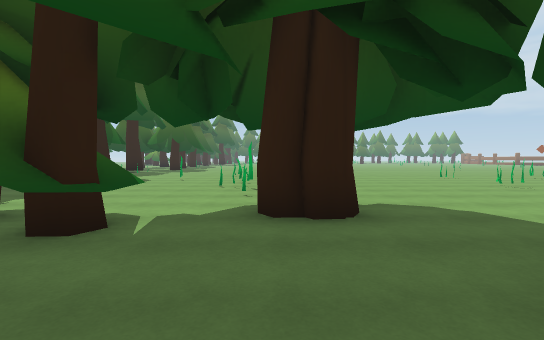
view 1 (above)

24 first-person views from a walk through a scene from a Unity 3-D project. The camera is 1.3 m above the floor, tilts 2° down and sees 85° across. The floor is counted in squares, 2 m on a side. Each view is taken from the middle of a square. On the plan, view 1 faces up. The plan holds only what a view shows up to about 9 squares ahead; the rest is blank. The place goes on beyond the plan. The player character is not drawn. Some animated figures are left out.

view 2
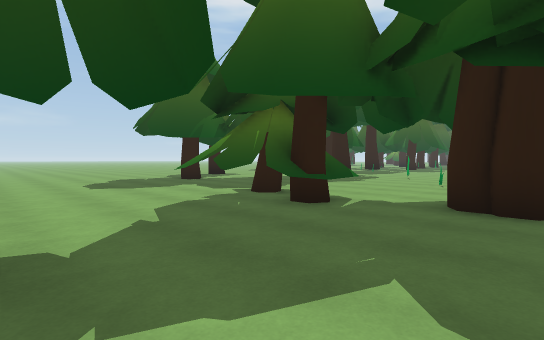

view 3
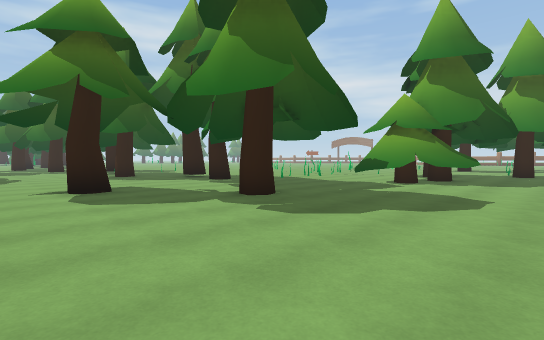

view 4
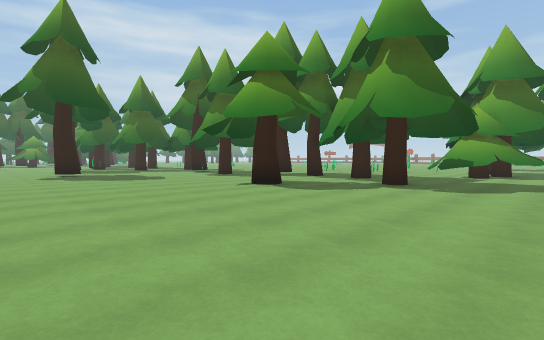

view 5
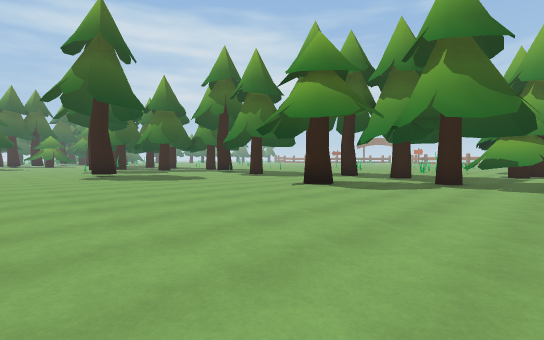

view 6
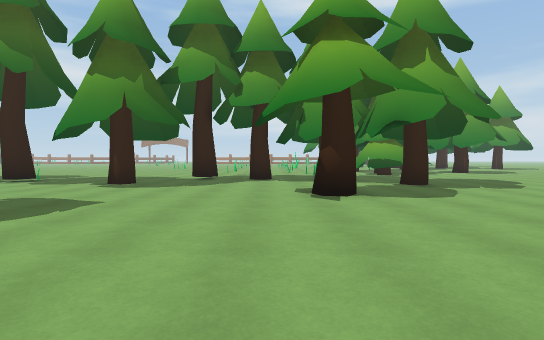

view 7
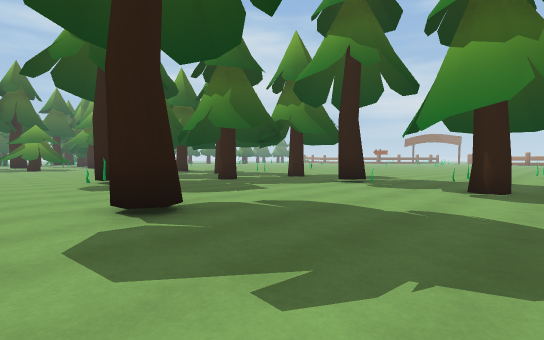

view 8
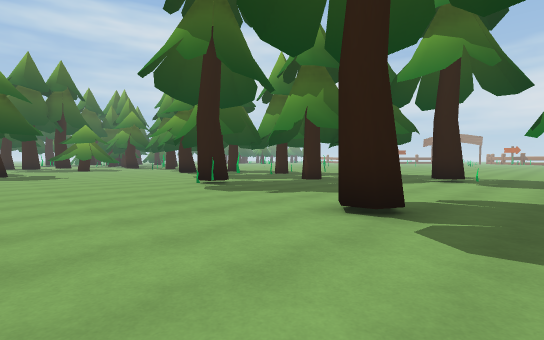

view 9
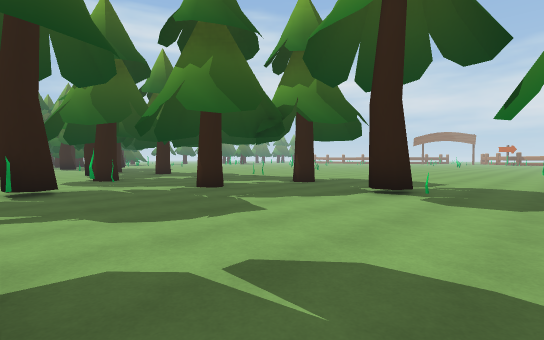

view 10
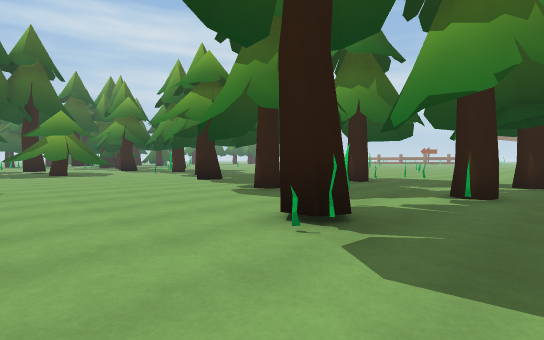

view 11
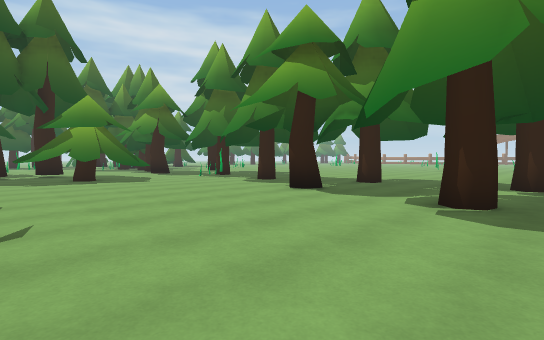

view 12
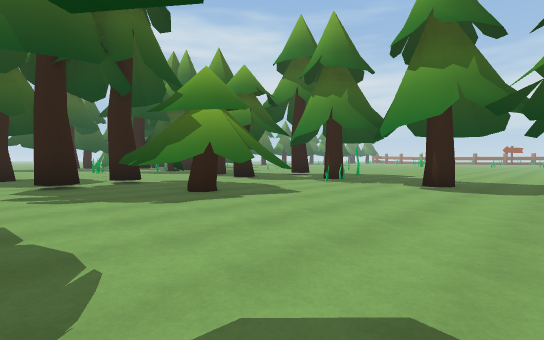

view 13
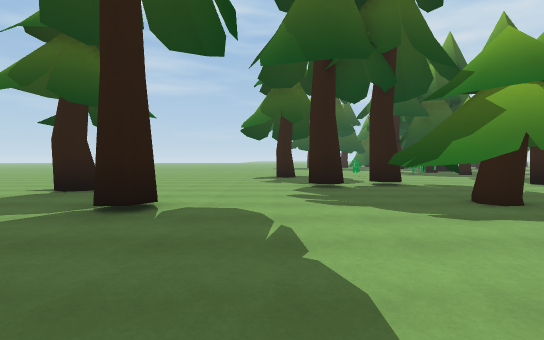

view 14
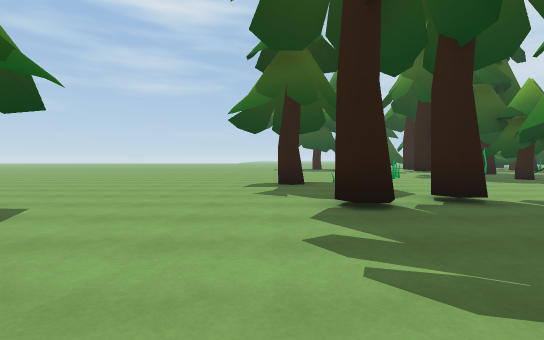

view 15
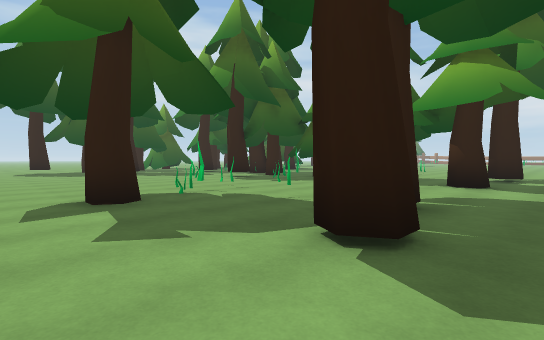

view 16
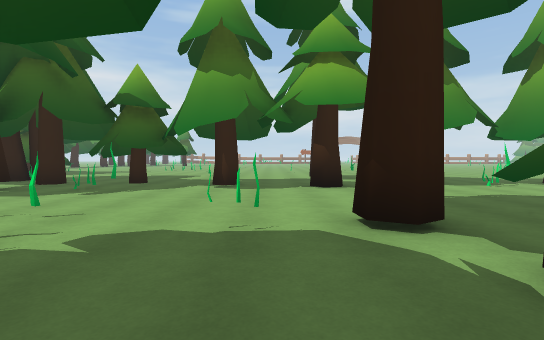

view 17
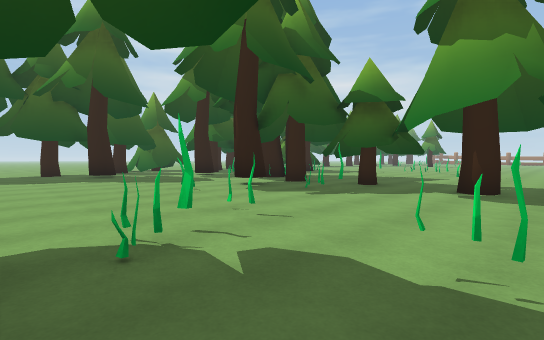

view 18
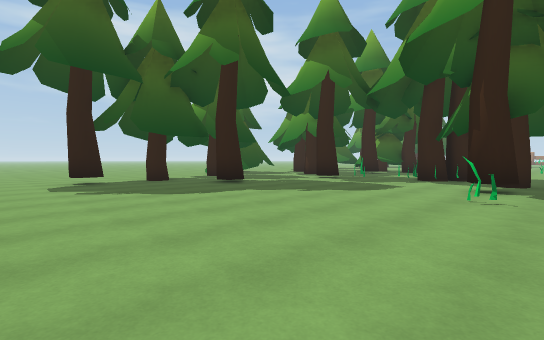

view 19
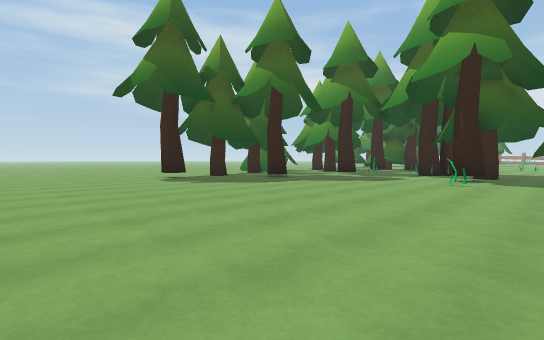

view 20
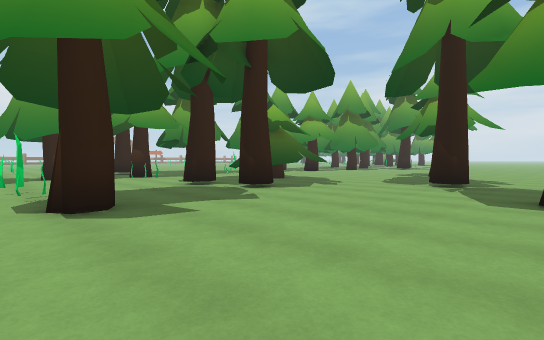

view 21
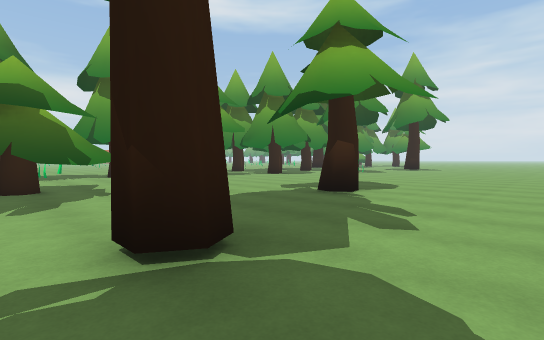

view 22
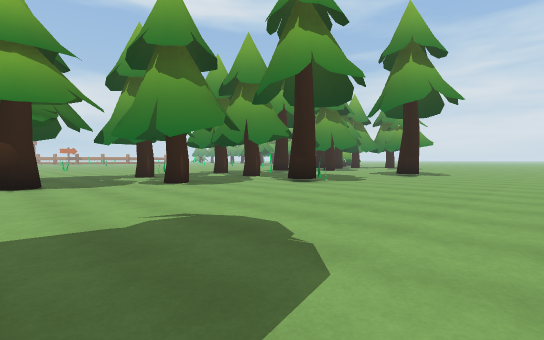

view 23
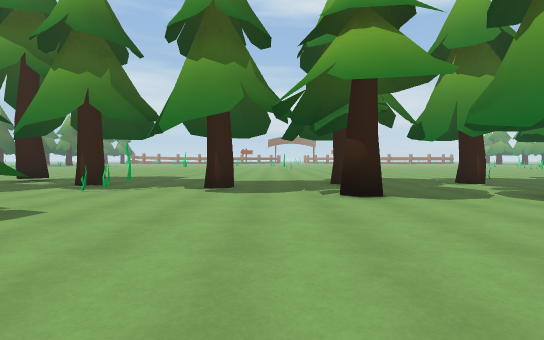

view 24
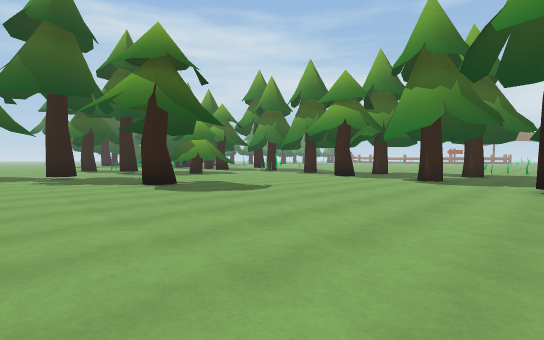

### Floor plan
Key: @ floor where view 1 was taken; # wall or solid block; x gap in a wall; . floor; = window, fence, low wall or low ledge; ^ raised ledge.
Columns run from 20 left of view 1 to 7 right of it. Each row starts with its distance up from view 1.
 48 ...........
 47 ............
 46 ............
 45 ............ #
 44 ........... .#
 43 ........#.#.#.
 42 ............##
 41 ...........##..
 40 .......#.....#..
 39 .....x#.... ....
 38 .......#....#...
 37 ...............
 36 .......#...#..
 35 .....#........#
 34 #......^....  .
 33 ......^##......
 32 ..#...###^.....
 31 .......##..##..
 30 ...............
 29 ............#...
 28 ...#......... ..
 27 ...............
 26 ..........#..#.
 25 ...............
 24 ......... ... .
 23 ..........#..x.
 22 ...............
 21 ........... ...
 20 ........##... .
 19   .........#..#.
 18   ..............
 17    .............
 16    ...............
 15    ..........#.....
 14    ......... ......
 13    ........ ..=..
 12     ........#....
 11    ............
 10    ...........
  9    ...........   ...   .....
  8    ...........   ...  ......
  7    .......#...  ...#. ...=..
  6    ........  ..x..... .....
  5    ..............^..# ....
  4    .........#...######...
  3    ............^###...
  2    .............^#....
  1     ..................
  0         ..........  @.
 -1             .......x..

Where each view was taken, in squares from view 1:
view 1: 0 up, 0 right, facing up
view 2: 1 down, 1 right, facing up-left
view 3: 0 up, 12 left, facing up-right
view 4: 1 up, 16 left, facing up-right
view 5: 2 up, 17 left, facing up-right
view 6: 8 up, 16 left, facing right
view 7: 11 up, 15 left, facing up-right
view 8: 13 up, 17 left, facing up-right
view 9: 13 up, 13 left, facing up-right
view 10: 18 up, 15 left, facing up-right
view 11: 22 up, 15 left, facing up-right
view 12: 27 up, 16 left, facing up-right
view 13: 28 up, 16 left, facing up
view 14: 31 up, 16 left, facing up
view 15: 34 up, 17 left, facing up-right
view 16: 37 up, 16 left, facing right
view 17: 37 up, 15 left, facing up-right
view 18: 42 up, 17 left, facing up-right
view 19: 41 up, 20 left, facing up-right
view 20: 40 up, 20 left, facing down-right
view 21: 33 up, 20 left, facing down-right
view 22: 27 up, 18 left, facing down-right
view 23: 28 up, 15 left, facing right
view 24: 20 up, 20 left, facing up-right
